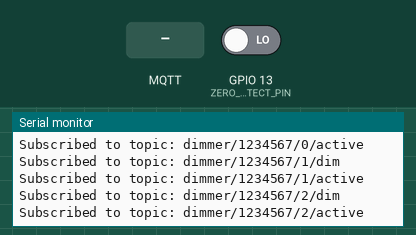
Bench run of a sketch on a simulated ESP8266 (NodeMCU). Parts: the last lines printed to the serial monitor. Inputs (shaded band) come from the test bench; at power-on: GPIO 13 (ZERO_DETECT_PIN) LOW. WiFi joins after 1.5 s; servers stay silent unless stated; storage starts empty; no MQTT or app messages arrive unless stated.

Above: at 2.7 s.
2.8 s: MQTT message "0" arrives on the first subscribed topic
At 4.0 s:
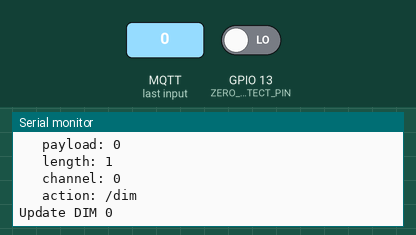
4.3 s: MQTT message "0" arrives on the second subscribed topic
At 4.9 s:
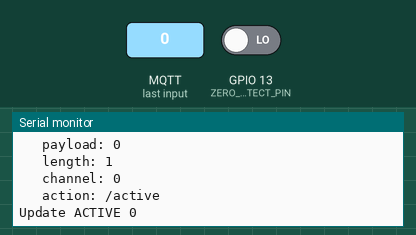
Timing chart, 0 to 7.3 s (numbered marks = the images above; inputs shaded):
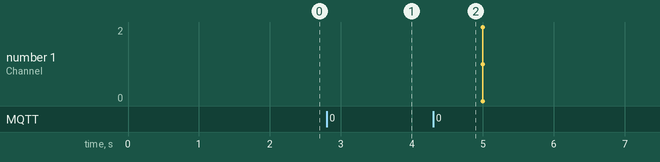

The sketch:

MQTTDimmer.ino
```cpp
#include <FS.h>                   //this needs to be first, or it all crashes and burns...

#include <ESP8266WiFi.h>          //https://github.com/esp8266/Arduino

//needed for library
#include <DNSServer.h>
#include <ESP8266WebServer.h>
#include <WiFiManager.h>          //https://github.com/tzapu/WiFiManager
#include <PubSubClient.h>

#include <ArduinoJson.h>          //https://github.com/bblanchon/ArduinoJson

#define CHANNEL_COUNT 3

WiFiClient espClient;
PubSubClient client(espClient);
byte dim[CHANNEL_COUNT];
bool active[CHANNEL_COUNT];

#define DIM_TOPIC     "/dim"
#define ACTIVE_TOPIC  "/active"

#define ZERO_DETECT_PIN 13
byte pins[] = {4,5,12};

//define your default values here, if there are different values in config.json, they are overwritten.
char mqtt_server[40];
char mqtt_port[6] = "8080";
char blynk_token[34] = "YOUR_BLYNK_TOKEN";

//flag for saving data
bool shouldSaveConfig = false;

//callback notifying us of the need to save config
void saveConfigCallback () {
  Serial.println("Should save config");
  shouldSaveConfig = true;
}

int dimmer_ch_from_topic(char* topic) {
  String my_buffer = String(topic);
  byte ch_start, ch_end;

  ch_start = my_buffer.indexOf('/');  // ChipID
  if(ch_start != -1) {
    ch_start = my_buffer.indexOf('/', ch_start + 1);  // Channel ID
    if(ch_start != -1) {
      ch_start += 1;
      ch_end = my_buffer.lastIndexOf('/');
      if(ch_end != -1) {
        return atoi(String(topic).substring(ch_start, ch_end).c_str());
      }
    }
  }

//  for(byte ch_start = 1; ch_start < strlen(topic); ch_start++){
//    if(topic[ch_start - 1] == '/') {
//      for(byte ch_end = ch_start; ch_end < strlen(topic); ch_end++){
//        if(topic[ch_end] == '/') {
//          return atoi(String(topic).substring(ch_start, ch_end).c_str());
//        }
//      }
//    }
//  }
  return -1;
}

void dimmer_topic_from_ch(String &topic, int channel) {
  topic = "dimmer/";
  topic += ESP.getChipId();
  topic += "/";
  topic += channel;
}

static char val_buff[4];
static byte val;
static char* action;
static byte ch_num;

void dimmer_callback(char* topic, unsigned char* payload, unsigned int length) {
  Serial.println("dimmer_callback()");
  Serial.print("\t topic: ");
  Serial.println(String((const char *)topic));
  Serial.print("\t payload: ");
  Serial.println(String((const char *)payload));
  Serial.print("\t length: ");
  Serial.println(length);

  ch_num = dimmer_ch_from_topic(topic);
  Serial.print("\t channel: ");
  Serial.println(ch_num);

  for(action = topic + strlen(topic); (action > topic) && (*action != '/'); action--);
  Serial.print("\t action: ");
  Serial.println(action);

  if(length > 3) length = 3;  // Assume max payload is '255'
  memset(val_buff, 0, sizeof(val_buff));
  memcpy(val_buff, payload, length);
  val = atoi(val_buff);

  if(strcmp(DIM_TOPIC, action) == 0) {
    Serial.print("Update DIM ");
    dim[ch_num] = val;
  } else if (strcmp(ACTIVE_TOPIC, action) == 0) {
    Serial.print("Update ACTIVE ");
    active[ch_num] = val;
  }
  Serial.println((const int)val);

}

inline void activate_channel(byte ch_num) {

}

inline void deactivate_channel(byte ch_num) {

}

volatile unsigned long last_zero;

void zero_hndlr() {
  last_zero = micros();
  //enable channels
  for(byte ch_num = 0; ch_num < CHANNEL_COUNT; ch_num++) {
    if(active[ch_num]) activate_channel(ch_num);
    else deactivate_channel(ch_num);
  }
}

#define PWM_FACTOR_US ((1000*1000) / (60 * 256))

void manage_channels() {
  unsigned long next_time;
  unsigned long now = micros();

  for(byte ch_num = 0; ch_num < CHANNEL_COUNT; ch_num++) {
    next_time = last_zero + (dim[ch_num] * PWM_FACTOR_US);
    if(((last_zero <= next_time) && (now < next_time)) ||
       ((last_zero > next_time) && ((now < next_time) || (now >= last_zero)))) {
        if(active[ch_num]) activate_channel(ch_num);
       } else {
        deactivate_channel(ch_num);
       }
  }
}

void setup() {
  // put your setup code here, to run once:
  Serial.begin(115200);
  Serial.println();

  //clean FS, for testing
  //SPIFFS.format();

  //read configuration from FS json
  Serial.println("mounting FS...");

  if (SPIFFS.begin()) {
    Serial.println("mounted file system");
    if (SPIFFS.exists("/config.json")) {
      //file exists, reading and loading
      Serial.println("reading config file");
      File configFile = SPIFFS.open("/config.json", "r");
      if (configFile) {
        Serial.println("opened config file");
        size_t size = configFile.size();
        // Allocate a buffer to store contents of the file.
        std::unique_ptr<char[]> buf(new char[size]);

        configFile.readBytes(buf.get(), size);
        DynamicJsonBuffer jsonBuffer;
        JsonObject& json = jsonBuffer.parseObject(buf.get());
        json.printTo(Serial);
        if (json.success()) {
          Serial.println("\nparsed json");

          strcpy(mqtt_server, json["mqtt_server"]);
          strcpy(mqtt_port, json["mqtt_port"]);
          strcpy(blynk_token, json["blynk_token"]);

        } else {
          Serial.println("failed to load json config");
        }
      }
    }
  } else {
    Serial.println("failed to mount FS");
  }
  //end read


  // The extra parameters to be configured (can be either global or just in the setup)
  // After connecting, parameter.getValue() will get you the configured value
  // id/name placeholder/prompt default length
  WiFiManagerParameter custom_mqtt_server("server", "mqtt server", mqtt_server, 40);
  WiFiManagerParameter custom_mqtt_port("port", "mqtt port", mqtt_port, 5);
  WiFiManagerParameter custom_blynk_token("blynk", "blynk token", blynk_token, 32);

  //WiFiManager
  //Local intialization. Once its business is done, there is no need to keep it around
  WiFiManager wifiManager;

  //set config save notify callback
  wifiManager.setSaveConfigCallback(saveConfigCallback);

  //set static ip
  //wifiManager.setSTAStaticIPConfig(IPAddress(10,0,1,99), IPAddress(10,0,1,1), IPAddress(255,255,255,0));

  //add all your parameters here
  wifiManager.addParameter(&custom_mqtt_server);
  wifiManager.addParameter(&custom_mqtt_port);
  wifiManager.addParameter(&custom_blynk_token);

  //reset settings - for testing
  //wifiManager.resetSettings();

  //set minimu quality of signal so it ignores AP's under that quality
  //defaults to 8%
  //wifiManager.setMinimumSignalQuality();

  //sets timeout until configuration portal gets turned off
  //useful to make it all retry or go to sleep
  //in seconds
  //wifiManager.setTimeout(120);

  //fetches ssid and pass and tries to connect
  //if it does not connect it starts an access point with the specified name
  //here  "AutoConnectAP"
  //and goes into a blocking loop awaiting configuration
  if (!wifiManager.autoConnect("AutoConnectAP", "password")) {
    Serial.println("failed to connect and hit timeout");
    delay(3000);
    //reset and try again, or maybe put it to deep sleep
    ESP.reset();
    delay(5000);
  }

  //if you get here you have connected to the WiFi
  Serial.println("connected...yeey :)");

  //read updated parameters
  strcpy(mqtt_server, custom_mqtt_server.getValue());
  strcpy(mqtt_port, custom_mqtt_port.getValue());
  strcpy(blynk_token, custom_blynk_token.getValue());

  //save the custom parameters to FS
  if (shouldSaveConfig) {
    Serial.println("saving config");
    DynamicJsonBuffer jsonBuffer;
    JsonObject& json = jsonBuffer.createObject();
    json["mqtt_server"] = mqtt_server;
    json["mqtt_port"] = mqtt_port;
    json["blynk_token"] = blynk_token;

    File configFile = SPIFFS.open("/config.json", "w");
    if (!configFile) {
      Serial.println("failed to open config file for writing");
    }

    json.printTo(Serial);
    json.printTo(configFile);
    configFile.close();
    //end save

    //reset and try again, or maybe put it to deep sleep
    ESP.reset();
  }

  Serial.println("local ip");
  Serial.println(WiFi.localIP());

  client.setServer(mqtt_server, atoi(mqtt_port));
  client.setCallback(&dimmer_callback);

  attachInterrupt(digitalPinToInterrupt(ZERO_DETECT_PIN), zero_hndlr, CHANGE);
}

bool subscribe_dimmer(int ch_num) {
  String topic_name;
  dimmer_topic_from_ch(topic_name, ch_num);

  if(client.subscribe(String(topic_name + DIM_TOPIC).c_str(), 0)){
    Serial.println(String("Subscribed to topic: " + topic_name + DIM_TOPIC));
    if(client.subscribe(String(topic_name + ACTIVE_TOPIC).c_str(), 0))
      Serial.println(String("Subscribed to topic: " + topic_name + ACTIVE_TOPIC));
      return true;
  }

  return false;
}

void reconnect() {
  // Loop until we're reconnected
  while (!client.connected()) {
    Serial.print("Attempting MQTT connection...");
    // Attempt to connect
    if (client.connect("ESP8266Client")) {
      Serial.println("connected");

      for(char ch_num = 0; ch_num < CHANNEL_COUNT; ch_num++) {
        if(!subscribe_dimmer(ch_num)){
          Serial.print("Failed to subscribe to channel ");
          Serial.println(ch_num);
          client.disconnect();
          delay(5000);
          break;
        } else {
          client.loop();
        }
      }

    } else {
      Serial.print("failed, rc=");
      Serial.print(client.state());
      Serial.println(" try again in 5 seconds");
      // Wait 5 seconds before retrying
      delay(5000);
    }
  }
}

long lastMsg = 0;

void loop() {
  if (!client.connected()) {
    reconnect();
  }
  client.loop();

  manage_channels();

  long now = millis();
  if (now - lastMsg > 5000) {
    lastMsg = now;

    for(char ch_num = 0; ch_num < CHANNEL_COUNT; ch_num++) {
      Serial.print("Channel: ");
      Serial.println((const int)ch_num);
      Serial.print("\tDIM: ");
      Serial.println((const int)dim[ch_num]);
      Serial.print("\tactive: ");
      Serial.println((const int)(active[ch_num]));
    }
    Serial.println(" ");

  }
}
```

Measured:
- after the input at 2.8 s, the serial monitor: prints a new line at once (image 1)
- after the input at 4.3 s, the serial monitor: prints a new line at once (image 2)
